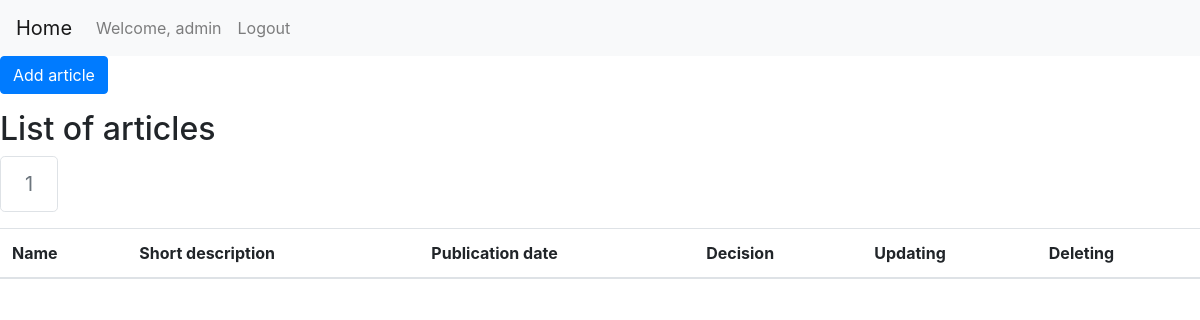
Page /my_articles/1 (signed in) on the earlier database version.
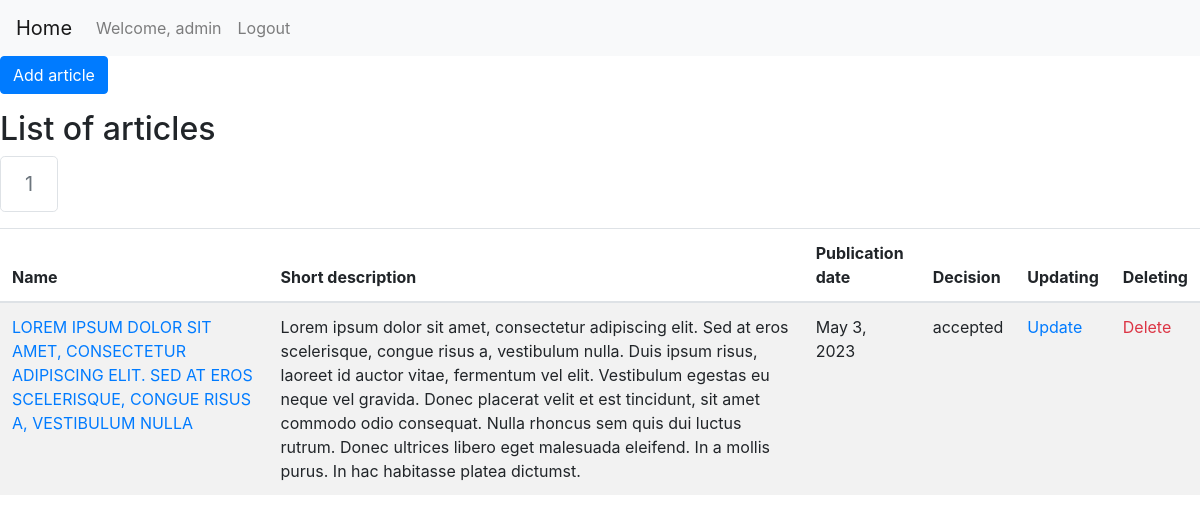
Same page on the later database version.
### journal_website/models.py (models this page shows, shortened)
class Article(models.Model):
    name = models.ForeignKey(String, related_name='article_name', on_delete=models.CASCADE)
    short_description = models.ForeignKey(String, related_name='article_short_description', on_delete=models.CASCADE)
    publication_date = models.DateField()
    file_name = models.TextField()
    authors = models.ForeignKey(String, related_name='article_authors', on_delete=models.CASCADE)
    user = models.ForeignKey(User, related_name='article_custom_user', on_delete=models.SET_NULL, null=True)
    volume = models.ForeignKey(Volume, related_name='article_volume', on_delete=models.SET_NULL, null=True)
    category = models.ForeignKey(Category, related_name='article_category', on_delete=models.SET_NULL, null=True)
    DECISIONS = [('accepted', 'Accepted'), ('rejected', 'Rejected'), ('awaiting_decision', 'Awaiting decision')]
    decision = models.CharField(max_length=20, choices=DECISIONS)
    class Meta:
        verbose_name_plural = 'articles'

class String(models.Model):
    russian = models.TextField()
    english = models.TextField(blank=True, null=True)
    def __str__(self):
        return self.english
    class Meta:
        verbose_name_plural = 'strings'

### journal_website/views.py (the view)
# urls.py: path("my_articles/<int:number_of_page>", views.display_page_with_articles_for_specific_user, name="specific_user_articles_with_pagination"),
@login_required
def display_page_with_articles_for_specific_user(request: WSGIRequest, number_of_page: int) -> HttpResponse:
	pagination_for_articles = article.get_pagination_for_list_of_articles(list_of_articles=article.get_all_articles_for_user(request.user), number_of_articles_per_page=5, number_of_page_to_display=number_of_page)
	return render(request, "article/articles_for_specific_user.html", {'pagination_for_articles': pagination_for_articles})

### journal_website/repositories/ArticleRepository.py (called while the page is built)
    def get_all_articles_for_user(self, user: SimpleLazyObject) -> QuerySet:
        return self.__article_model.objects.filter(user=user)

    def get_pagination_for_list_of_articles(self, list_of_articles: QuerySet, number_of_articles_per_page: int, number_of_page_to_display: int) -> Page:
        paginator = Paginator(list_of_articles, per_page=number_of_articles_per_page)
        return paginator.get_page(number_of_page_to_display)

### journal_website/templates/article/articles_for_specific_user.html (shortened to what this page needs)
{% extends 'main/layout.html' %}
{% block body %}
{% load crispy_forms_tags %}
<body>
<nav class="navbar navbar-expand-lg navbar-light bg-light">
    <a class="navbar-brand" href="/">Home</a>
    <div class="collapse navbar-collapse" id="navbarText">
      <ul class="navbar-nav mr-auto">
        {% if user.is_authenticated %}
        <li class="nav-item">
          <a class="nav-link" href="#">Welcome, {{user.username}}</a>
        </li>
        <li class="nav-item">
          <a class="nav-link" href="/logout">Logout</a>
        </li>
        {% endif %}
      </ul>
    </div>
</nav>
<p><a href="{% url 'scientific_publications_with_pagination' 1 %}" class="btn btn-primary">Add article</a></p>
<h2>List of articles</h2>
<nav aria-label="Page navigation">
  <ul class="pagination pagination-lg">
    {% block pagination %}
    {% for number_of_page in pagination_for_articles.paginator.get_elided_page_range %}
        {% if number_of_page == pagination_for_articles.paginator.ELLIPSIS %}
          {{ number_of_page }}
        {% else %}
          {% if number_of_page == pagination_for_articles.number %}
            <li class="page-item disabled">
              <a class="page-link" href="#" tabindex="-1">{{ number_of_page }}</a>
            </li>
          {% else %}
              <li class="page-item"><a class="page-link" href="{% url 'specific_user_articles_with_pagination' number_of_page %}">{{ number_of_page }}</a></li>
          {% endif %}
        {% endif %}
    {% endfor %}
    {% endblock %}
  </ul>
</nav>
<div class="table-responsive">
  <table class="table table-striped">
    <thead>
      <tr>
        <th>Name</th>
        <th>Short description</th>
        <th>Publication date</th>
        <th>Decision</th>
        <th>Updating</th>
        <th>Deleting</th>
      </tr>
    </thead>
    <tbody>
      {% block article %}
        {% for article in pagination_for_articles %}
          <tr>
            <td><a href="{% url 'article_details' article.pk %}">{{ article.name }}</a></td>
            <td>{{ article.short_description }}</td>
            <td>{{ article.publication_date }}</td>
            <td>{{ article.decision }}</td>
            <td><a href="{% url 'update_article' article.pk %}">Update</a></td>
            <td><a class="text-danger" href="{% url 'delete_article' article.pk %}">Delete</a></td>
          </tr>
        {% endfor %}
      {% endblock %}
    </tbody>
  </table>
</div>
</body>
{% endblock %}

Differences in the rows shown:
added Article: name "LOREM IPSUM DOLOR SIT AMET, CONSECTETUR ADIPISCING ELIT. SED AT EROS SCELERISQUE, CONGUE RISUS A, VESTIBULUM NULLA", short_description "Lorem ipsum dolor sit amet, consectetur adipiscing elit. Sed at eros scelerisque, congue risus a, vestibulum nulla. Duis ipsum risus, laoreet id auctor vitae, fermentum vel elit. Vestibulum egestas eu neque vel gravida. Donec placerat velit et est tincidunt, sit amet commodo odio consequat. Nulla rhoncus sem quis dui luctus rutrum. Donec ultrices libero eget malesuada eleifend. In a mollis purus. In hac habitasse platea dictumst.", publication_date "May 3, 2023", decision "accepted"
